Frame 1 (no input): blank canvas, image omitted
Frame 60 (no input): blank canvas, image omitted
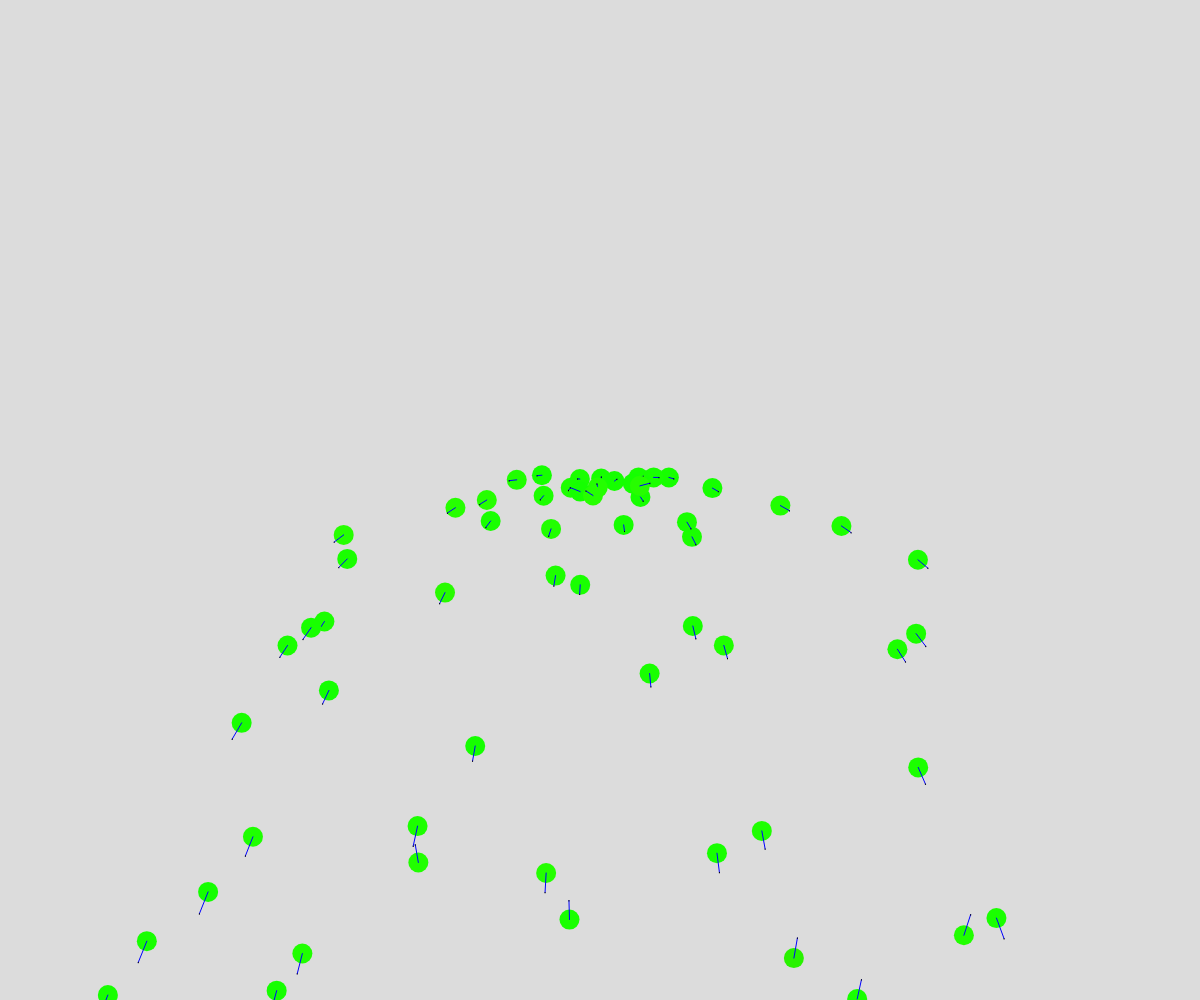
Frame 120 (the mouse pressed at the canvas centre since frame 60)

The p5.js sketch whose frames 1 and 60 were blank and that drew this single picture after the mouse press (run headless with seeded random() and noise() and a simulated clock; from frame 60 on, the mouse is pressed at the canvas centre):

// p5.js sketch
// ── sketch.js
// Vectors
// Elijah Biebrick
// October 27th, 2026
let objects = [];
 
async function setup() {
  createCanvas(windowWidth, windowHeight);
  frameRate(60);
}

function draw() {
  background(220);
  if(mouseIsPressed){
    objects.push(new Ball(mouseX, mouseY));
  }

  // process objects
  for (let joe of objects){
    if(true){
      joe.move();
    }
    joe.display();
  }
}

class Ball{
  constructor(x, y){
    this.pos = createVector(x, y);
    this.vel = createVector(random(-10, 10), -5);
    this.gravity = createVector(0, random(0.4, 0.6));
    this.force = createVector(0, 0);
    this.bounces = random(10, 20);
  }

  move(){
    if(keyIsDown(" ")){
      this.calcMouse();
      this.vel.add(this.force);
      this.vel.limit(20);
    }
    else{
      this.vel.add(this.gravity);
    }
    this.pos.add(this.vel);
    if (this.pos.y > height){
      this.pos.y = height - 1;
      this.vel.y *= -0.9;
      this.bounces--;
    }
    if (this.pos.x > width){
      this.vel.x = -this.vel.x;
      this.bounces--;
    }
    if (this.pos.x < 0){
      this.vel.x = -this.vel.x;
      this.bounces--;
    }
  }

  calcMouse(){
    // mouse vector "attractor" calculations
    this.force = createVector(mouseX, mouseY);
    this.force.sub(this.pos);
    this.force.normalize();
    this.force.mult(2);
  }

  display(){
    // display the ball
    if(this.bounces > 0){
      noStroke();
      fill(400 / this.bounces, 25 * this.bounces, 0);
      circle(this.pos.x, this.pos.y, 20);
      // display the vectors
      if(true){
        let endX = this.pos.x + this.vel.x;
        let endY = this.pos.y + this.vel.y;

        stroke(0, 0, 255);
        line(this.pos.x, this.pos.y, endX, endY);

        stroke(0);
        line(endX, endY, endX + this.gravity.x, endY + this.gravity.y);
      }
    }
  }
}
